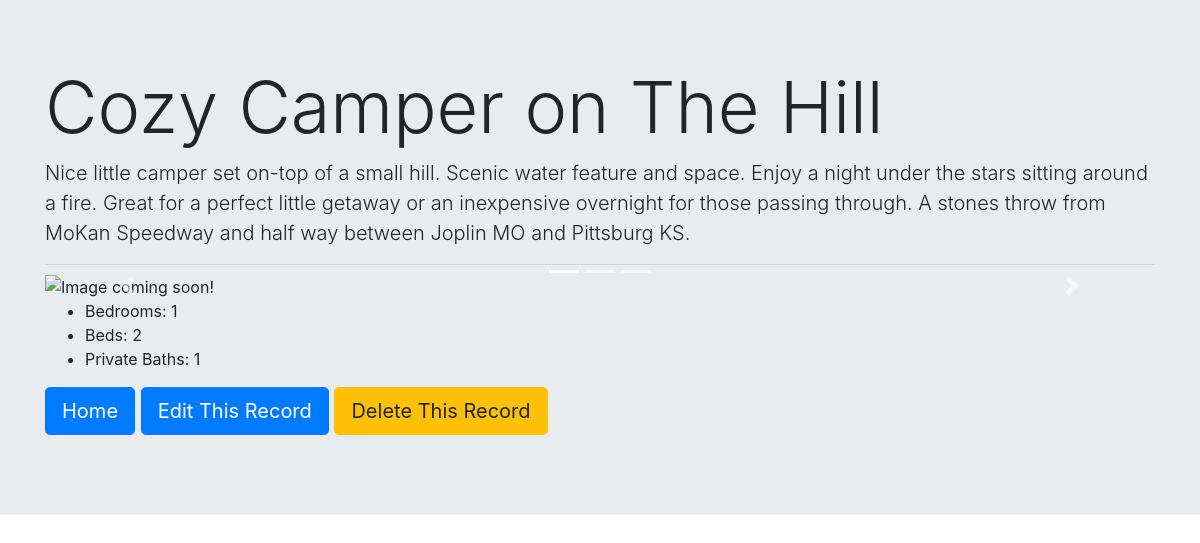
The page /details.php?id=19 on the database its author committed.
### tables this page shows
CREATE TABLE `items` (
  `id` int(11) NOT NULL AUTO_INCREMENT,
  `title` varchar(255) NOT NULL,
  `bedrooms` int(11) NOT NULL DEFAULT '1',
  `beds` int(11) NOT NULL DEFAULT '1',
  `baths` int(11) NOT NULL DEFAULT '0',
  `superhosted` tinyint(4) NOT NULL DEFAULT '0',
  `description` longtext NOT NULL,
  PRIMARY KEY (`id`),
  UNIQUE KEY `title_UNIQUE` (`title`)
);

### details.php (the view, shortened to what this page needs)
<?php
    include "PDO.php";
    if (isset($_SERVER["QUERY_STRING"])) {
        $query_array = explode("=",$_SERVER["QUERY_STRING"]);
        $id = $query_array[1];
        $get_details = $pdo->prepare("SELECT * FROM items WHERE id = ?");
        $get_details->execute([$id]);
        $bnb = $get_details->fetch(PDO::FETCH_ASSOC);
    }
?>
<!doctype html>
<html lang="en">
<head>
    <link href="https://stackpath.bootstrapcdn.com/bootstrap/4.3.1/css/bootstrap.min.css" rel="stylesheet">
</head>
<body>
    <div class="jumbotron jumbotron-fluid">
        <div class="container">
            <h1 class="display-3"><?= $bnb['title']?></h1>
            <p class="lead"><?= $bnb['description'] ?></p>
            <hr class="my-2">
            <div id="bnbpics" class="carousel slide" data-ride="carousel">
                <ol class="carousel-indicators">
                    <li data-target="#bnbpics" data-slide-to="0" class="active"></li>
                    <li data-target="#bnbpics" data-slide-to="1"></li>
                    <li data-target="#bnbpics" data-slide-to="2"></li>
                </ol>
                <div class="carousel-inner" role="listbox">
                    <div class="carousel-item active">
                    </div>
                </div>
                <a class="carousel-control-prev" href="#bnbpics" role="button" data-slide="prev">
                    <span class="carousel-control-prev-icon" aria-hidden="true"></span>
                </a>
                <a class="carousel-control-next" href="#bnbpics" role="button" data-slide="next">
                    <span class="carousel-control-next-icon" aria-hidden="true"></span>
                </a>
            </div>
            <ul>
                <li>Bedrooms: <?= $bnb['bedrooms']?></li>
                <li>Beds: <?= $bnb['beds'] ?></li>
                <li>Private Baths: <?= $bnb['baths'] ?></li>
            </ul>
            <p class="lead">
                <a class="btn btn-primary btn-lg" href="index.php" role="button">Home</a>
                <a class="btn btn-primary btn-lg" href="edit.php?id=<?= $id ?>" role="button">Edit This Record</a>
                <a class="btn btn-warning btn-lg" id="delete-button" href="delete-record.php?id=<?= $id ?>" role="button">Delete This Record</a>
            </p>
        </div>
    </div>
</body>
</html>

### rows shown on the page
items: title "Cozy Camper on The Hill", description "Nice little camper set on-top of a small hill. Scenic water feature and space. Enjoy a night under the stars sitting around a fire. Great for a perfect little getaway or an inexpensive overnight for those passing through. A stones throw from MoKan Speedway and half way between Joplin MO and Pittsburg KS.", bedrooms "1", beds "2", baths "1"
